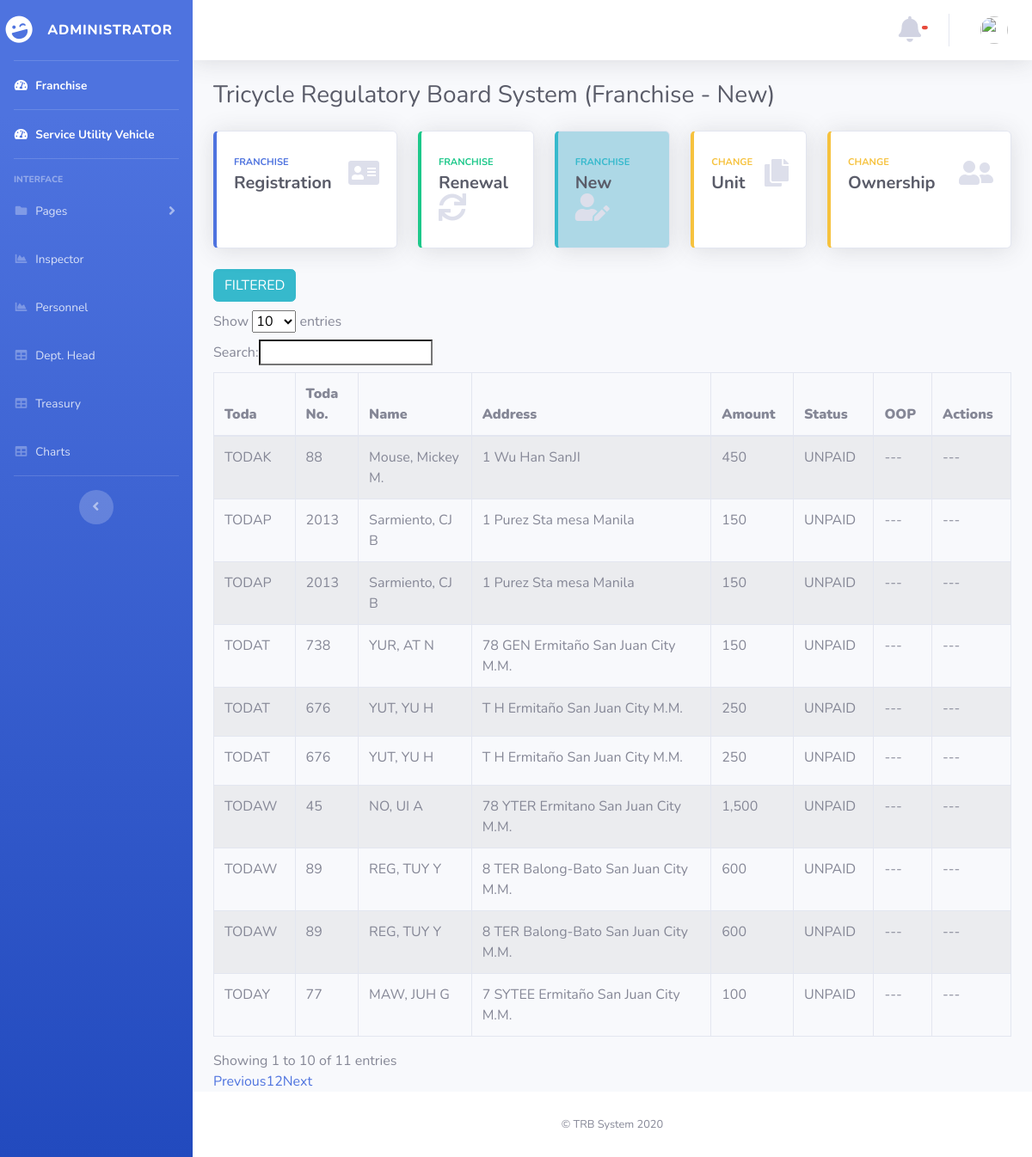
/atty/index_table.php, run on the app's committed database.
### tables this page shows
CREATE TABLE `or_payments` (
  `id_payment` int(6) NOT NULL,
  `id_no` int(6) NOT NULL,
  `reg_fee` int(6) NOT NULL,
  `mch` int(6) NOT NULL,
  `reg_sticker` int(6) NOT NULL,
  `petition` int(6) NOT NULL,
  `confirmation` int(6) NOT NULL,
  `inspection` int(6) NOT NULL,
  `supervision` int(6) NOT NULL,
  `fare_sticker` int(6) NOT NULL,
  `plate_sticker` int(6) NOT NULL,
  `others` text NOT NULL,
  `total_amount` text NOT NULL,
  `sticker_no` text NOT NULL,
  `or_date` text NOT NULL,
  `seen_status` int(11) NOT NULL
);

CREATE TABLE `tricycle_operator` (
  `id_no` int(11) NOT NULL,
  `first_name` varchar(25) NOT NULL,
  `middle_name` varchar(25) NOT NULL,
  `last_name` varchar(25) NOT NULL,
  `house_no` varchar(25) NOT NULL,
  `street` varchar(25) NOT NULL,
  `barangay` varchar(25) NOT NULL,
  `city` varchar(25) NOT NULL,
  `case_no` varchar(25) NOT NULL,
  `toda` varchar(25) NOT NULL,
  `toda_no` smallint(6) NOT NULL,
  `make` varchar(25) NOT NULL,
  `motor_no` varchar(25) NOT NULL,
  `chasis_no` varchar(25) NOT NULL,
  `plate_no` varchar(25) NOT NULL,
  `date` varchar(25) NOT NULL,
  `unit` smallint(6) NOT NULL,
  `status` int(6) NOT NULL,
  `seen_status` int(11) NOT NULL
);

### atty/index_table.php (the view, shortened to what this page needs)
<!DOCTYPE html>
<html lang="en">
<head>
  <link href="../vendor/fontawesome-free/css/all.min.css" rel="stylesheet" type="text/css">
  <link href="../css/sb-admin-2.min.css" rel="stylesheet">
</head>
<body id="page-top">
  <?php require('nav.php');  ?>
        <div class="container-fluid">
          <div class="d-sm-flex align-items-center justify-content-between mb-4">
            <h1 class="h3 mb-0 text-gray-800">Tricycle Regulatory Board System (Franchise - New)</h1>
          </div>
          <div class="row">
            <div class="col-xl-3 col-md-6 mb-4">
              <a href="registration.php">
              <div class="card border-left-primary shadow h-100 py-2">
                <div class="card-body">
                  <div class="row no-gutters align-items-center">
                    <div class="col mr-2">
                      <div class="text-xs font-weight-bold text-primary text-uppercase mb-1">Franchise</div>
                      <div class="h5 mb-0 font-weight-bold text-gray-800">Registration</div>
                    </div>
                    <div class="col-auto">
                      <i class="fas fa-address-card fa-2x text-gray-300"></i>
                    </div>
                  </div>
                </div>
              </div>
              </a>
            </div>
            <div class="col-xl-2 col-md-6 mb-4">
              <a href="renewal.php">
              <div class="card border-left-success shadow h-100 py-2">
                <div class="card-body">
                  <div class="row no-gutters align-items-center">
                    <div class="col mr-2">
                      <div class="text-xs font-weight-bold text-success text-uppercase mb-1">FRANCHISE</div>
                      <div class="h5 mb-0 font-weight-bold text-gray-800">Renewal</div>
                    </div>
                    <div class="col-auto">
                      <i class="fas fa-sync fa-2x text-gray-300"></i>
                    </div>
                  </div>
                </div>
              </div>
              </a>
            </div>
            <div class="col-xl-2 col-md-6 mb-4">
              <a href="new.php">
              <div class="card border-left-info shadow h-100 py-2" style="background-color:lightblue">
                <div class="card-body">
                  <div class="row no-gutters align-items-center">
                    <div class="col mr-2">
                      <div class="text-xs font-weight-bold text-info text-uppercase mb-1">Franchise</div>
                      <div class="row no-gutters align-items-center">
                        <div class="col-auto">
                          <div class="h5 mb-0 mr-3 font-weight-bold text-gray-800">New</div>
                        </div>
                      </div>
                    </div>
                    <div class="col-auto">
                      <i class="fas fa-user-edit fa-2x text-gray-300"></i>
                    </div>
                  </div>
                </div>
              </div>
              </a>
            </div>
            <div class="col-xl-2 col-md-6 mb-4">
              <a href="change_unit.php">
              <div class="card border-left-warning shadow h-100 py-2">
                <div class="card-body">
                  <div class="row no-gutters align-items-center">
                    <div class="col mr-2">
                      <div class="text-xs font-weight-bold text-warning text-uppercase mb-1">Change </div>
                      <div class="h5 mb-0 font-weight-bold text-gray-800">Unit</div>
                    </div>
                    <div class="col-auto">
                      <i class="fas fa-copy fa-2x text-gray-300"></i>
                    </div>
                  </div>
                </div>
              </div>
              </a>
            </div>
          <div class="col-xl-3 col-md-6 mb-4">
            <a href="change_ownership.php">
            <div class="card border-left-warning shadow h-100 py-2">
              <div class="card-body">
                <div class="row no-gutters align-items-center">
                  <div class="col mr-2">
                    <div class="text-xs font-weight-bold text-warning text-uppercase mb-1">Change</div>
                    <div class="h5 mb-0 font-weight-bold text-gray-800"> Ownership</div>
                  </div>
                  <div class="col-auto">
                    <i class="fas fa-user-friends fa-2x text-gray-300"></i>
                  </div>
                </div>
              </div>
            </div>
            </a>
          </div>
        </div>
        <div class="">
          <a href="index_table.php" class="btn btn-info" style="margin-bottom: 1%;">FILTERED</a>
          <link rel="stylesheet" href="https://cdn.datatables.net/1.10.12/css/dataTables.bootstrap.min.css" />
          <?php
require ("../database.php");
$result = ' SELECT *
            FROM tricycle_operator
            INNER JOIN or_payments ON tricycle_operator.id_no = or_payments.id_no
            WHERE tricycle_operator.status = 2;';
    $statement = $connection->prepare($result);
      $statement->execute();
      $payments = $statement->fetchAll(PDO::FETCH_OBJ);
echo "<table border='1'  class='table table-striped table-bordered table-hover' id='dataTables-example' style='width: 100%' >
 <thead>
<tr>
<th><b>Toda</b></td></th>
<th><b>Toda No.</b></td></th>
<th><b>Name</b></td></th>
<th><b>Address</b></td></th>
<th><b>Amount</b></td></th>
<th><b>Status</b></td></th>
<th><b>OOP</b></td></th>
<th><b>Actions</b></td></th>
</tr>
</thead>
";
   foreach($payments as $package):
      $fname= $package->first_name;
      $mname= $package->middle_name;
      $lname= $package->last_name;
      $fullname= $lname .', '. $fname .' '.$mname;
      $house_no = $package->house_no;
      $street = $package->street;
      $barangay = $package->barangay;
      $city= $package->city;
      $full_add =  $house_no .' '. $street .' '.$barangay.' '.$city;
      $stats= $package->status;
      $display1 = '';
      $display2 ='';
      if($stats == 2)
      {
        $new_stat= "UNPAID";
        $display1 = "none ;";
        $display2 = "inline-block ;";
      }
    echo "<tr id=".$package->id_no.">";
    echo "<td >".$package->toda."</td>";
    echo "<td >".$package->toda_no."</td>";
    echo "<td >".$fullname."</td>";
    echo "<td >".$full_add."</td>";
    echo "<td >".$package->total_amount."</td>";
    echo "<td >".$new_stat."</td>";
    echo "<td ><a href='../treasury/or_payment.php?userid=".$package->id_no."' style= display:".$display1."'> Open </a>
    <label style='display:".$display2."'>---</label></td>";
    echo "<td >
            <a href='generate.php?userid=".$package->id_no."'style= display:".$display1."'>Generate</a>
            <label style='display:".$display2."'>---</label>
          </td>";
 endforeach;
 echo "</table>";
?>
        </div>
      </div>
      <footer class="sticky-footer bg-white">
        <div class="container my-auto">
          <div class="copyright text-center my-auto">
            <span>© TRB System 2020</span>
          </div>
        </div>
      </footer>
    </div>
  </div>
</body>
</html>

### data on the page
or_payments: id_no.toda "TODAT", id_no.toda_no "738", id_no.middle_name "YUR, AT N", id_no.city "78 GEN Ermitaño San Juan City M.M.", total_amount "150", id_no.status "UNPAID"
or_payments: id_no.toda "TODAY", id_no.toda_no "77", id_no.middle_name "MAW, JUH G", id_no.city "7 SYTEE Ermitaño San Juan City M.M.", total_amount "100", id_no.status "UNPAID"
or_payments: id_no.toda "TODAW", id_no.toda_no "45", id_no.middle_name "NO, UI A", id_no.city "78 YTER Ermitano San Juan City M.M.", total_amount "1,500", id_no.status "UNPAID"
or_payments: id_no.toda "TODAK", id_no.toda_no "88", id_no.middle_name "Mouse, Mickey M.", id_no.city "1 Wu Han SanJI", total_amount "450", id_no.status "UNPAID"
or_payments: id_no.toda "TODAP", id_no.toda_no "2013", id_no.middle_name "Sarmiento, CJ B", id_no.city "1 Purez Sta mesa Manila", total_amount "150", id_no.status "UNPAID"
or_payments: id_no.toda "TODAP", id_no.toda_no "2013", id_no.middle_name "Sarmiento, CJ B", id_no.city "1 Purez Sta mesa Manila", total_amount "150", id_no.status "UNPAID"
or_payments: id_no.toda "TODAT", id_no.toda_no "676", id_no.middle_name "YUT, YU H", id_no.city "T H Ermitaño San Juan City M.M.", total_amount "250", id_no.status "UNPAID"
or_payments: id_no.toda "TODAT", id_no.toda_no "676", id_no.middle_name "YUT, YU H", id_no.city "T H Ermitaño San Juan City M.M.", total_amount "250", id_no.status "UNPAID"
or_payments: id_no.toda "TODAW", id_no.toda_no "89", id_no.middle_name "REG, TUY Y", id_no.city "8 TER Balong-Bato San Juan City M.M.", total_amount "600", id_no.status "UNPAID"
or_payments: id_no.toda "TODAW", id_no.toda_no "89", id_no.middle_name "REG, TUY Y", id_no.city "8 TER Balong-Bato San Juan City M.M.", total_amount "600", id_no.status "UNPAID"
